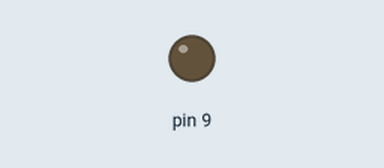
A sketch run on a simulated Arduino Uno, built with avr-gcc and run on an emulated ATmega328P. Shown: output pins drawn as LEDs (lit = HIGH).

Above: at 0.05 s.
Timing chart, 0 to 7.0 s (numbered marks = the images above):
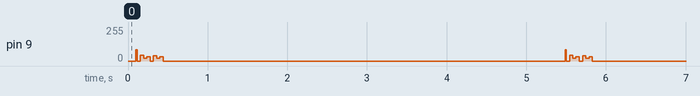

Measured:
- by itself, pin 9: repeats every 5.4 s: 0/255 0.04 s, 42/255 0.04 s, 21/255 0.04 s, 32/255 0.04 s, 0/255 0.04 s, 40/255 0.04 s, 21/255 0.04 s, 32/255 0.04 s, 0/255 5.0 s, 84/255 0.01 s

The sketch:

38khz.ino
```cpp
/*
 *  格力空调遥控器，型号：YAPOF或者是YAP0F
 *  编码格式为：引导码 + 35位（bit）数据码 + 短连接码 + 32位数据码 + 长连接码 + 引导码 + 35位数据码 + 短连接码 + 32位数据码 + 结束码
 *  引导码：9000us脉冲 + 4500us空闲
 *  短连接码：660us脉冲 + 20000us空闲
 *  长连接码：660us脉冲 + 40000us空闲
 *  结束码：660us脉冲
 *  数据0：660us脉冲 + 540us空闲
 *  数据1：660us脉冲 + 1640us空闲
 *  us为微秒
 */

const byte first[35] = { 0, 0, 0, 0, 0, 0, 0, 0, 1, 0, 0, 1, 0, 0, 0, 0, 0, 0, 0, 0, 0, 1, 0, 0, 0, 0, 0, 0, 1, 0, 1, 0, 0, 1, 0 };
const byte second[32] = { 0, 0, 0, 0, 0, 0, 0, 0, 0, 0, 0, 0, 0, 0, 0, 0, 0, 0, 0, 0, 0, 0, 0, 0, 0, 0, 0, 0, 1, 1, 0, 0 };
const byte third[35] = { 0, 0, 0, 0, 0, 0, 0, 0, 1, 0, 0, 1, 0, 0, 0, 0, 0, 0, 0, 0, 0, 1, 0, 0, 0, 0, 0, 0, 1, 1, 1, 0, 0, 1, 0 };
const byte four[32] = { 0, 0, 0, 0, 0, 0, 0, 0, 0, 0, 0, 0, 0, 0, 0, 0, 0, 0, 0, 0, 0, 0, 0, 0, 0, 0, 0, 0, 1, 1, 0, 0 };

// 引导码
#define AGC_MARK 9000
#define AGC_SPACE 4500

// 数字0
#define ZERO_MARK 660
#define ZERO_SPACE 540

// 数字1
#define ONE_MARK 660
#define ONE_SPACE 1640

// 短连接码
#define CONN_MARK 660
// 没有使用，因为delayMicroseconds 最大值为16383，需要延时两次
#define CONN_SPACE 20000

// 长连接码
#define CONN_LONG_MARK 660
// 没有使用，因为delayMicroseconds 最大值为16383，需要延时四次
#define CONN_LONG_SPACE 40000

// 结束码
#define END_MARK 660

void setup() {
  TCCR1A = _BV(WGM11);              // PWM, Phase Correct, Top is ICR1
  TCCR1B = _BV(WGM13) | _BV(CS10);  // CS10 -> no prescaling

  TCNT1 = 0;
  // 16,000,000 / 38,000 / 2 = 210
  // Arduino UNO R3主频为16MHz，除以红外发送频率38KHz
  // 因为在PWM, Phase Correct模式下，频率减半，所以除2
  // 使用1/3的占空比，所以210 / 3 = 69
  ICR1 = 210;
  OCR1A = 69;
  // PB1在Arduino UNO R3中为9号针脚
  DDRB |= _BV(PB1);
}
void loop() {

  delay(100);

  sendLeader();

  for (int i = 0; i < sizeof(first); i++) {
    if (0 == first[i]) {
      sendZero();
    } else {
      sendOne();
    }
  }

  sendConnect();

  for (int i = 0; i < sizeof(second); i++) {
    if (0 == second[i]) {
      sendZero();
    } else {
      sendOne();
    }
  }

  sendConnectLong();

  sendLeader();

  for (int i = 0; i < sizeof(first); i++) {
    if (0 == third[i]) {
      sendZero();
    } else {
      sendOne();
    }
  }

  sendConnect();

  for (int i = 0; i < sizeof(second); i++) {
    if (0 == four[i]) {
      sendZero();
    } else {
      sendOne();
    }
  }

  sendEnd();
  delay(5000);
}

void enableSend() {
  TCNT1 = 0;
  TCCR1A |= _BV(COM1A1);
}

void disableSend() {
  TCCR1A &= ~(_BV(COM1A1));
}

void sendLeader() {
  enableSend();
  delayMicroseconds(AGC_MARK);
  disableSend();
  delayMicroseconds(AGC_SPACE);
}

void sendZero() {
  enableSend();
  delayMicroseconds(ZERO_MARK);
  disableSend();
  delayMicroseconds(ZERO_SPACE);
}

void sendOne() {
  enableSend();
  delayMicroseconds(ONE_MARK);
  disableSend();
  delayMicroseconds(ONE_SPACE);
}

void sendConnect() {
  enableSend();
  delayMicroseconds(CONN_MARK);
  disableSend();
  // delayMicroseconds 最大值为16383，所以延时两次
  delayMicroseconds(10000);
  delayMicroseconds(9800);
}

void sendConnectLong() {
  enableSend();
  delayMicroseconds(CONN_LONG_MARK);
  disableSend();
  delayMicroseconds(10000);
  delayMicroseconds(10000);
  delayMicroseconds(10000);
  delayMicroseconds(9500);
}

void sendEnd() {
  enableSend();
  delayMicroseconds(END_MARK);
  disableSend();
}
```
